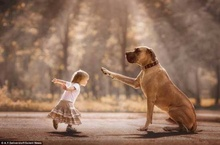
%> input picture code/拉普拉斯金字塔的实现/z.jpg, 220 x 145 px, shrunk from 550 x 363 before the run
$ octave demo_laplacian_pyramid.m   (GNU Octave 9; MATLAB toolbox functions it lacks are replaced by stand-ins)
%> lines starting %> are read from the running program, lines starting %| are printed output that depends on the picture
### code/拉普拉斯金字塔的实现/genPyramids.m

function laps1 = genPyramids(im1, nlvls)

if(nargin <= 1)
    nlvls = 4;
end
w = [1/8 1/4 1/4 1/4 1/8];

laps1 = cell(nlvls,2);
laps1{1,1} = double(im1);
for i = 2 : nlvls
    laps1{i,1} = reduce(laps1{i-1,1},w);
end
laps1{end,2} = laps1{end,1};
for i = nlvls-1 : -1 : 1
    temp = expand(laps1{i+1,1},w);
    expSize = size(temp);
    orgSize = size(laps1{i,1});
    if(expSize(1) < orgSize(1))
        temp = vertcat(temp, temp(end,:,:));
    end
    if(expSize(2) < orgSize(2))
       temp =  horzcat(temp, temp(:,end,:));
    end
    laps1{i,2} = laps1{i,1} - temp;
end
end


function output = reduce(input,w)
[m,n,l]=size(input);
padding=floor(length(w)/2);
input=padarray(input,[0,padding],0);
first_reduce=zeros(m,floor(n/2),l);
for k=1:l
    for i=1:m
        for j=padding+2:2:n+padding
            first_reduce(i,(j-padding)/2,k)=w*input(i,j-padding:j+padding,k)';
        end
    end
end
output=zeros(floor(m/2),floor(n/2),l);
first_reduce=padarray(first_reduce,[padding,0],0);
for k=1:l
    for i=padding+2:2:m+padding
        for j=1:floor(n/2)
            output((i-padding)/2,j,k)=w*first_reduce(i-padding:i+padding,j,k);
        end
    end
end
end

function output=expand(input,w)
[m,n,l]=size(input);
padding=ceil((length(w)-1)/4);
input=padarray(input,[padding,0],0);
first_expand=zeros(2*m,n,l);
for x=1:l
    for i=1:2*m
        for j=1:n
            if mod(i,2)==0
                for k=0:2:(length(w)-1)/2
                    if k==0
                        first_expand(i,j,x)=first_expand(i,j,x)+input((i-k)/2+padding,j,x)*w((length(w)+1)/2+k);
                    else
                        first_expand(i,j,x)=first_expand(i,j,x)+input((i+k)/2+padding,j,x)*w((length(w)+1)/2+k);
                        first_expand(i,j,x)=first_expand(i,j,x)+input((i-k)/2+padding,j,x)*w((length(w)+1)/2-k);
                    end
                end
            else
                for k=1:2:(length(w)-1)/2
                    first_expand(i,j,x)=first_expand(i,j,x)+input((i+k)/2+padding,j,x)*w((length(w)+1)/2+k);
                    first_expand(i,j,x)=first_expand(i,j,x)+input((i-k)/2+padding,j,x)*w((length(w)+1)/2-k);
                end
            end
            first_expand(i,j,x)=first_expand(i,j,x)*2;
        end
    end
end
first_expand=padarray(first_expand,[0,padding],0);
output=zeros(2*m,2*n,l);
for x=1:l
    for i=1:2*m
        for j=1:2*n
            if mod(j,2)==0
                for k=0:2:(length(w)-1)/2
                    if k==0
                        output(i,j,x)=output(i,j,x)+first_expand(i,(j-k)/2+padding,x)*w((length(w)+1)/2+k);
                    else
                        output(i,j,x)=output(i,j,x)+first_expand(i,(j+k)/2+padding,x)*w((length(w)+1)/2+k);
                        output(i,j,x)=output(i,j,x)+first_expand(i,(j-k)/2+padding,x)*w((length(w)+1)/2-k);
                    end
                end
            else
                for k=1:2:(length(w)-1)/2
                    output(i,j,x)=output(i,j,x)+first_expand(i,(j+k)/2+padding,x)*w((length(w)+1)/2+k);
                    output(i,j,x)=output(i,j,x)+first_expand(i,(j-k)/2+padding,x)*w((length(w)+1)/2-k);
                end
            end
            output(i,j,x)=output(i,j,x)*2;
        end
    end
end
end

### code/拉普拉斯金字塔的实现/recoverLaplacian.m
function imBlend=recoverLaplacian(lapsBlend)
nlvls=size(lapsBlend,1);
w = [1/8 1/4 1/4 1/4 1/8];
imBlend=lapsBlend{nlvls,1};
for i = nlvls-1 : -1 : 1
    temp = expand(imBlend,w);
    expSize = size(temp);
    orgSize = size(lapsBlend{i,1});
    if(expSize(1) < orgSize(1))
        temp = vertcat(temp, temp(end,:,:));
    end
    if(expSize(2) < orgSize(2))
       temp =  horzcat(temp, temp(:,end,:));
    end
    imBlend = lapsBlend{i,1} + temp;
end
end

function output=expand(input,w)
[m,n,l]=size(input);
padding=ceil((length(w)-1)/4);
input=padarray(input,[padding,0],0);
first_expand=zeros(2*m,n,l);
for x=1:l
    for i=1:2*m
        for j=1:n
            if mod(i,2)==0
                for k=0:2:(length(w)-1)/2
                    if k==0
                        first_expand(i,j,x)=first_expand(i,j,x)+input((i-k)/2+padding,j,x)*w((length(w)+1)/2+k);
                    else
                        first_expand(i,j,x)=first_expand(i,j,x)+input((i+k)/2+padding,j,x)*w((length(w)+1)/2+k);
                        first_expand(i,j,x)=first_expand(i,j,x)+input((i-k)/2+padding,j,x)*w((length(w)+1)/2-k);
                    end
                end
            else
                for k=1:2:(length(w)-1)/2
                    first_expand(i,j,x)=first_expand(i,j,x)+input((i+k)/2+padding,j,x)*w((length(w)+1)/2+k);
                    first_expand(i,j,x)=first_expand(i,j,x)+input((i-k)/2+padding,j,x)*w((length(w)+1)/2-k);
                end
            end
            first_expand(i,j,x)=first_expand(i,j,x)*2;
        end
    end
end
first_expand=padarray(first_expand,[0,padding],0);
output=zeros(2*m,2*n,l);
for x=1:l
    for i=1:2*m
        for j=1:2*n
            if mod(j,2)==0
                for k=0:2:(length(w)-1)/2
                    if k==0
                        output(i,j,x)=output(i,j,x)+first_expand(i,(j-k)/2+padding,x)*w((length(w)+1)/2+k);
                    else
                        output(i,j,x)=output(i,j,x)+first_expand(i,(j+k)/2+padding,x)*w((length(w)+1)/2+k);
                        output(i,j,x)=output(i,j,x)+first_expand(i,(j-k)/2+padding,x)*w((length(w)+1)/2-k);
                    end
                end
            else
                for k=1:2:(length(w)-1)/2
                    output(i,j,x)=output(i,j,x)+first_expand(i,(j+k)/2+padding,x)*w((length(w)+1)/2+k);
                    output(i,j,x)=output(i,j,x)+first_expand(i,(j-k)/2+padding,x)*w((length(w)+1)/2-k);
                end
            end
            output(i,j,x)=output(i,j,x)*2;
        end
    end
end
end

### code/拉普拉斯金字塔的实现/demo_laplacian_pyramid.m


im1 = imread('z.jpg');
%> im1 is the input picture: size 145x220x3 uint8; mean R, G, B 148.5, 115.3, 95.6


nlvls = 4;
laps1 = genPyramids(im1,nlvls);
%> the loop in genPyramids, `for i = 2 : nlvls` made 3 passes
%> (m in reduce, n in reduce) on passes 1 to 3: (145, 220), (72, 110), (36, 55)
%> pass 1, in reduce, `first_reduce=padarray(first_reduce,[padding,0],0);`:
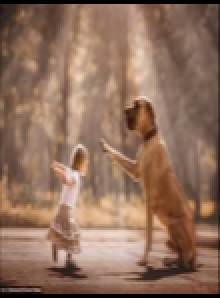
%> first_reduce: size 149x110x3 double (shown 2 times larger); mean R, G, B 144, 111.8, 92.7
%> after the loop in genPyramids, `for i = 2 : nlvls`: laps1 = 8 items
%> the loop in genPyramids, `for i = nlvls-1 : -1 : 1` made 3 passes
%> orgSize on passes 1 to 3: [36 55 3], [72 110 3], [145 220 3]
%> pass 1, in expand, `first_expand=padarray(first_expand,[0,padding],0);`:
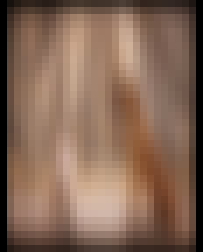
%> first_expand: size 36x29x3 double (shown 7 times larger); mean R, G, B 131, 102.1, 84.7
%> laps1 = 8 items


xsep = 2;
ysep = 0;
szIm = size(im1);
%> szIm = [145 220 3]
if(size(im1,3) == 1)
    szIm(3) = 1;
end
gaussIm = ones(szIm(1), szIm(2) + size(laps1{2,1},2) + xsep * 2, szIm(3))*255;
%> gaussIm: size 145x334x3 double; every value is 255
gaussIm(1: szIm(1), 1 : szIm(2), :) = laps1{1,1};
top = 0; left = szIm(2) + xsep;
%> after `left = szIm(2) + xsep`: left = 222
for i = 2 : nlvls
   sz4lvl = size(laps1{i,1});
   gaussIm( top + (1 : sz4lvl(1)),...
            left + (1 : sz4lvl(2)),...
            :) = laps1{i,1};
   top = top + ysep + sz4lvl(1);
end
%> this loop made 3 passes
%> (sz4lvl, top) on passes 1 to 3: ([72 110 3], 72), ([36 55 3], 108), ([18 27 3], 126)
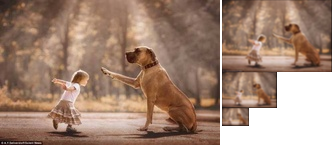
%> gaussIm: size 145x334x3 double; mean R, G, B 161.7, 132.8, 115.6
figure(2);imshow(uint8(gaussIm));


lapIm = ones(szIm(1), szIm(2) + size(laps1{2,1},2) + xsep, szIm(3))*255;
%> lapIm: size 145x332x3 double; every value is 255
lapIm(1: szIm(1), 1 : szIm(2), :) = laps1{1,2};
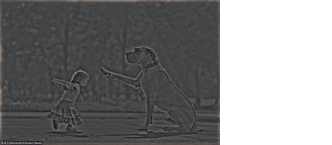
%> lapIm: size 145x332x3 double; mean R, G, B 87.5, 87.1, 86.9; drawn with min black and max white
top = 0; left = szIm(2) + xsep;
for i = 2 : nlvls
   sz4lvl = size(laps1{i,1});
   lapIm( top + (1 : sz4lvl(1)),...
            left + (1 : sz4lvl(2)),...
            :) = laps1{i,2};
   top = top + ysep + sz4lvl(1);
end
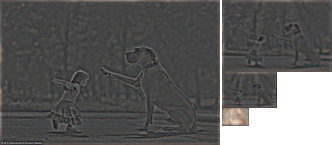
%> lapIm: size 145x332x3 double; mean R, G, B 34.9, 33.9, 33.4; drawn with min black and max white
figure(3);imshow(uint8(lapIm + 127));
%> after `imshow(uint8(lapIm + 127))`:
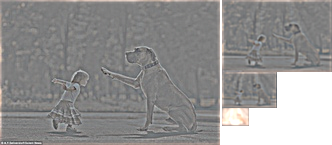
%> displayed picture: size 145x332x3, on the screen's scale of 0 to 255; mean R, G, B 146.2, 145.4, 144.9


imBlend=recoverLaplacian(laps1(:,2));
%> in recoverLaplacian, `nlvls=size(lapsBlend,1);`: nlvls = 4
%> the loop in recoverLaplacian, `for i = nlvls-1 : -1 : 1` made 3 passes
%> (i, expSize, orgSize) on passes 1, 3: (3, [36 54 3], [36 55 3]), (1, [144 220 3], [145 220 3])
%> pass 2, in expand (call 2), `input=padarray(input,[padding,0],0);`:
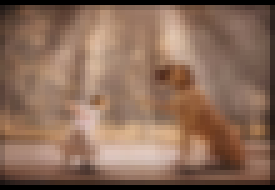
%> input: size 38x55x3 double (shown 5 times larger); mean R, G, B 137.8, 107.1, 88.8
figure;
imshow(uint8(imBlend));
